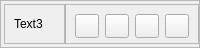
                <widget class="QFrame" name="frame_36">
                 <property name="maximumSize">
                  <size>
                   <width>16777213</width>
                   <height>48</height>
                  </size>
                 </property>
                 <property name="frameShape">
                  <enum>QFrame::StyledPanel</enum>
                 </property>
                 <property name="frameShadow">
                  <enum>QFrame::Raised</enum>
                 </property>
                 <layout class="QHBoxLayout" name="horizontalLayout_93">
                  <property name="spacing">
                   <number>0</number>
                  </property>
                  <property name="leftMargin">
                   <number>3</number>
                  </property>
                  <property name="topMargin">
                   <number>0</number>
                  </property>
                  <property name="rightMargin">
                   <number>0</number>
                  </property>
                  <property name="bottomMargin">
                   <number>0</number>
                  </property>
                  <item>
                   <widget class="QFrame" name="panelsBackground_57">
                    <property name="maximumSize">
                     <size>
                      <width>16777215</width>
                      <height>40</height>
                     </size>
                    </property>
                    <property name="styleSheet">
                     <string notr="true"/>
                    </property>
                    <property name="frameShape">
                     <enum>QFrame::StyledPanel</enum>
                    </property>
                    <property name="frameShadow">
                     <enum>QFrame::Raised</enum>
                    </property>
                    <layout class="QHBoxLayout" name="horizontalLayout_94">
                     <item>
                      <widget class="QLabel" name="label_56">
                       <property name="maximumSize">
                        <size>
                         <width>16777215</width>
                         <height>40</height>
                        </size>
                       </property>
                       <property name="text">
                        <string>Text3</string>
                       </property>
                      </widget>
                     </item>
                    </layout>
                   </widget>
                  </item>
                  <item>
                   <widget class="QFrame" name="panelsBackground_58">
                    <property name="maximumSize">
                     <size>
                      <width>16777215</width>
                      <height>40</height>
                     </size>
                    </property>
                    <property name="styleSheet">
                     <string notr="true"/>
                    </property>
                    <property name="frameShape">
                     <enum>QFrame::StyledPanel</enum>
                    </property>
                    <property name="frameShadow">
                     <enum>QFrame::Raised</enum>
                    </property>
                    <layout class="QHBoxLayout" name="horizontalLayout_95">
                     <item>
                      <widget class="QPushButton" name="headerThird_textColor1">
                       <property name="minimumSize">
                        <size>
                         <width>24</width>
                         <height>24</height>
                        </size>
                       </property>
                       <property name="maximumSize">
                        <size>
                         <width>24</width>
                         <height>24</height>
                        </size>
                       </property>
                       <property name="text">
                        <string/>
                       </property>
                      </widget>
                     </item>
                     <item>
                      <widget class="QPushButton" name="headerThird_textColor2">
                       <property name="minimumSize">
                        <size>
                         <width>24</width>
                         <height>24</height>
                        </size>
                       </property>
                       <property name="maximumSize">
                        <size>
                         <width>24</width>
                         <height>24</height>
                        </size>
                       </property>
                       <property name="text">
                        <string/>
                       </property>
                      </widget>
                     </item>
                     <item>
                      <widget class="QPushButton" name="headerThird_textColor3">
                       <property name="minimumSize">
                        <size>
                         <width>24</width>
                         <height>24</height>
                        </size>
                       </property>
                       <property name="maximumSize">
                        <size>
                         <width>24</width>
                         <height>24</height>
                        </size>
                       </property>
                       <property name="text">
                        <string/>
                       </property>
                      </widget>
                     </item>
                     <item>
                      <widget class="QPushButton" name="headerThird_textColor4">
                       <property name="minimumSize">
                        <size>
                         <width>24</width>
                         <height>24</height>
                        </size>
                       </property>
                       <property name="maximumSize">
                        <size>
                         <width>24</width>
                         <height>24</height>
                        </size>
                       </property>
                       <property name="text">
                        <string/>
                       </property>
                      </widget>
                     </item>
                    </layout>
                   </widget>
                  </item>
                 </layout>
                </widget>
